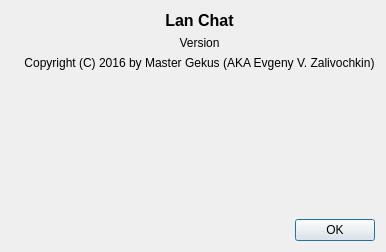
<?xml version="1.0" encoding="UTF-8"?>
<ui version="4.0">
 <class>AboutBox</class>
 <widget class="QDialog" name="AboutBox">
  <property name="geometry">
   <rect>
    <x>0</x>
    <y>0</y>
    <width>498</width>
    <height>181</height>
   </rect>
  </property>
  <property name="windowTitle">
   <string>About Lan Chat</string>
  </property>
  <layout class="QVBoxLayout" name="verticalLayout">
   <property name="sizeConstraint">
    <enum>QLayout::SetFixedSize</enum>
   </property>
   <item>
    <widget class="QFrame" name="frame">
     <layout class="QHBoxLayout" name="horizontalLayout">
      <property name="leftMargin">
       <number>0</number>
      </property>
      <property name="topMargin">
       <number>0</number>
      </property>
      <property name="rightMargin">
       <number>0</number>
      </property>
      <property name="bottomMargin">
       <number>0</number>
      </property>
      <item>
       <widget class="QFrame" name="frame_2">
        <layout class="QVBoxLayout" name="verticalLayout_2">
         <property name="leftMargin">
          <number>0</number>
         </property>
         <property name="topMargin">
          <number>0</number>
         </property>
         <property name="rightMargin">
          <number>0</number>
         </property>
         <property name="bottomMargin">
          <number>0</number>
         </property>
         <item>
          <widget class="QLabel" name="label">
           <property name="pixmap">
            <pixmap resource="resources.qrc">:/res/main_icon/128x128.png</pixmap>
           </property>
          </widget>
         </item>
         <item>
          <spacer name="verticalSpacer">
           <property name="orientation">
            <enum>Qt::Vertical</enum>
           </property>
           <property name="sizeHint" stdset="0">
            <size>
             <width>0</width>
             <height>76</height>
            </size>
           </property>
          </spacer>
         </item>
        </layout>
       </widget>
      </item>
      <item>
       <widget class="QFrame" name="frame_3">
        <layout class="QVBoxLayout" name="verticalLayout_3">
         <property name="leftMargin">
          <number>0</number>
         </property>
         <property name="topMargin">
          <number>0</number>
         </property>
         <property name="rightMargin">
          <number>0</number>
         </property>
         <property name="bottomMargin">
          <number>0</number>
         </property>
         <item>
          <widget class="QLabel" name="label_2">
           <property name="styleSheet">
            <string notr="true">font-weight: bold; font-size: 12pt;</string>
           </property>
           <property name="text">
            <string>Lan Chat</string>
           </property>
           <property name="alignment">
            <set>Qt::AlignHCenter|Qt::AlignTop</set>
           </property>
          </widget>
         </item>
         <item>
          <widget class="QLabel" name="labelVersion">
           <property name="text">
            <string>Version</string>
           </property>
           <property name="alignment">
            <set>Qt::AlignHCenter|Qt::AlignTop</set>
           </property>
           <property name="wordWrap">
            <bool>true</bool>
           </property>
          </widget>
         </item>
         <item>
          <widget class="QLabel" name="label_4">
           <property name="text">
            <string>Copyright (C) 2016 by Master Gekus (AKA Evgeny V. Zalivochkin)</string>
           </property>
           <property name="alignment">
            <set>Qt::AlignHCenter|Qt::AlignTop</set>
           </property>
           <property name="wordWrap">
            <bool>false</bool>
           </property>
          </widget>
         </item>
         <item>
          <spacer name="verticalSpacer_2">
           <property name="orientation">
            <enum>Qt::Vertical</enum>
           </property>
           <property name="sizeHint" stdset="0">
            <size>
             <width>0</width>
             <height>143</height>
            </size>
           </property>
          </spacer>
         </item>
        </layout>
       </widget>
      </item>
     </layout>
    </widget>
   </item>
   <item>
    <widget class="QDialogButtonBox" name="buttonBox">
     <property name="orientation">
      <enum>Qt::Horizontal</enum>
     </property>
     <property name="standardButtons">
      <set>QDialogButtonBox::Ok</set>
     </property>
    </widget>
   </item>
  </layout>
 </widget>
 <resources>
  <include location="resources.qrc"/>
 </resources>
 <connections>
  <connection>
   <sender>buttonBox</sender>
   <signal>accepted()</signal>
   <receiver>AboutBox</receiver>
   <slot>accept()</slot>
   <hints>
    <hint type="sourcelabel">
     <x>248</x>
     <y>254</y>
    </hint>
    <hint type="destinationlabel">
     <x>157</x>
     <y>274</y>
    </hint>
   </hints>
  </connection>
  <connection>
   <sender>buttonBox</sender>
   <signal>rejected()</signal>
   <receiver>AboutBox</receiver>
   <slot>reject()</slot>
   <hints>
    <hint type="sourcelabel">
     <x>316</x>
     <y>260</y>
    </hint>
    <hint type="destinationlabel">
     <x>286</x>
     <y>274</y>
    </hint>
   </hints>
  </connection>
 </connections>
</ui>
